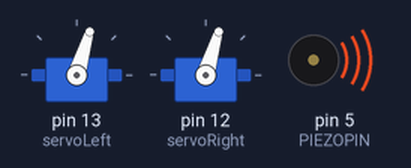
This sketch was run on a simulated Arduino Uno, built with avr-gcc and run on an emulated ATmega328P. On the bench: 2 × servo, buzzer (waves = sounding).

Above: at 0.05 s.
At 3.45 s:
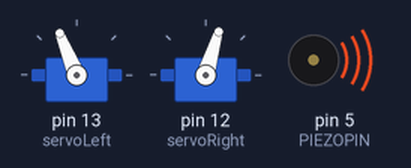
At 6.85 s:
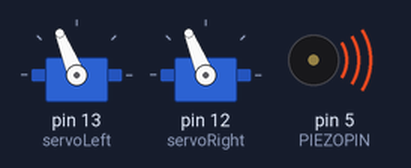
At 12.8 s:
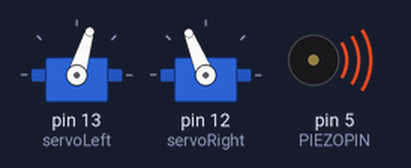
Timing chart, 0 to 16.6 s (numbered marks = the images above):
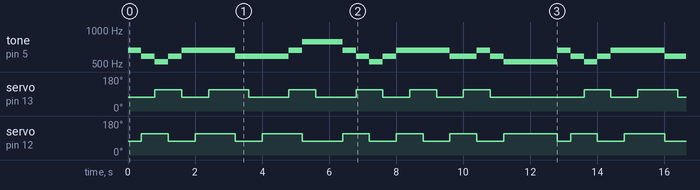

The sketch:

servoMovement.ino
```cpp
#include <Servo.h>

Servo servoLeft;
Servo servoRight;

  int PIEZOPIN = 5;

// One octave of notes between A4 and A5
int note_A4 = 440;
int note_As4 = 466; int note_Bb4 = note_As4;
int note_B4 = 494;
int note_C5 = 523;
int note_Cs5 = 554; int note_Db5 = note_Cs5;
int note_D5 = 587;
int note_Ds5 = 622; int note_Eb5 = note_Ds5;
int note_E5 = 659;
int note_F5 = 698;
int note_Fs5 = 740; int note_Gb5 = note_Fs5;
int note_G5 = 784;
int note_Gs5 = 830; int note_Ab5 = note_Gs5;

int note_A5 = note_A4 * 2;
int note_As5 = note_As4 * 2; int note_Bb5 = note_As5;
int note_B5 = note_B4 * 2;

int note_rest = -1;

// note lengths defined here
long whole_note = 1600; // change tempo by changing duration of one measure
long half_note = whole_note / 2;
long quarter_note = whole_note / 4;
long eighth_note = whole_note / 8;
long sixteenth_note = whole_note / 16;

// WRITE YOUR SONG HERE
int song[26][2]={
  {note_E5,quarter_note},
  {note_D5,quarter_note},
  {note_C5,quarter_note},
  {note_D5,quarter_note},
  {note_E5,quarter_note},
  {note_E5,quarter_note},
  {note_E5,half_note},
  {note_D5,quarter_note},
  {note_D5,quarter_note},
  {note_D5,half_note},
  {note_E5,quarter_note},
  {note_G5,quarter_note},
  {note_G5,half_note},
  {note_E5,quarter_note},
  {note_D5,quarter_note},
  {note_C5,quarter_note},
  {note_D5,quarter_note},
  {note_E5,quarter_note},
  {note_E5,quarter_note},
  {note_E5,quarter_note},
  {note_E5,quarter_note},
  {note_D5,quarter_note},
  {note_D5,quarter_note},
  {note_E5,quarter_note},
  {note_D5,quarter_note},
  {note_C5,whole_note}
};

// if you want there to be silence between notes,
//   staccato should be true
bool staccato = true;

void setup() {
  //setup code:
  servoLeft.attach(13);
  servoRight.attach(12);
  pinMode(PIEZOPIN, OUTPUT);

}

void moveForward(){
  // go forward
  servoLeft.writeMicroseconds(1300);
  servoRight.writeMicroseconds(1700);
}

void moveBackward(){
  // go backward
  servoLeft.writeMicroseconds(1700);
  servoRight.writeMicroseconds(1300);
}

void turnRight(){
  servoLeft.writeMicroseconds(1700);
  servoRight.writeMicroseconds(1700);
}

void turnLeft(){
   servoRight.writeMicroseconds(1300);
   servoLeft.writeMicroseconds(1300);
}

void loop() {
  // put your main code here, to run repeatedly:

  for (int i = 0; i<26;i++){
    tone(5,song[i][0]);
    if (i % 4 == 0){
      turnLeft();
    }
    else if (i % 4 == 1){
      moveForward();
    }
    else if (i % 4 == 2){
      turnRight();
    }
    else{
      moveBackward();
    }
    delay(song[i][1]);
  }
}
```

Measured:
- by itself, servo on pin 13 (servoLeft): repeats every 12.8 s: 73° 0.80 s, 112° 1.2 s, 2 × (73° 1.2 s, 112° 0.80 s), 2 × (73° 0.80 s, 112° 0.80 s), 73° 2.8 s, 112° 0.80 s
- by itself, servo on pin 12 (servoRight): repeats every 12.8 s: 2 × (73° 0.80 s, 112° 1.2 s), 73° 1.2 s, 3 × (112° 0.80 s, 73° 0.80 s), 112° 1.6 s, 73° 0.40 s, 112° 0.80 s
